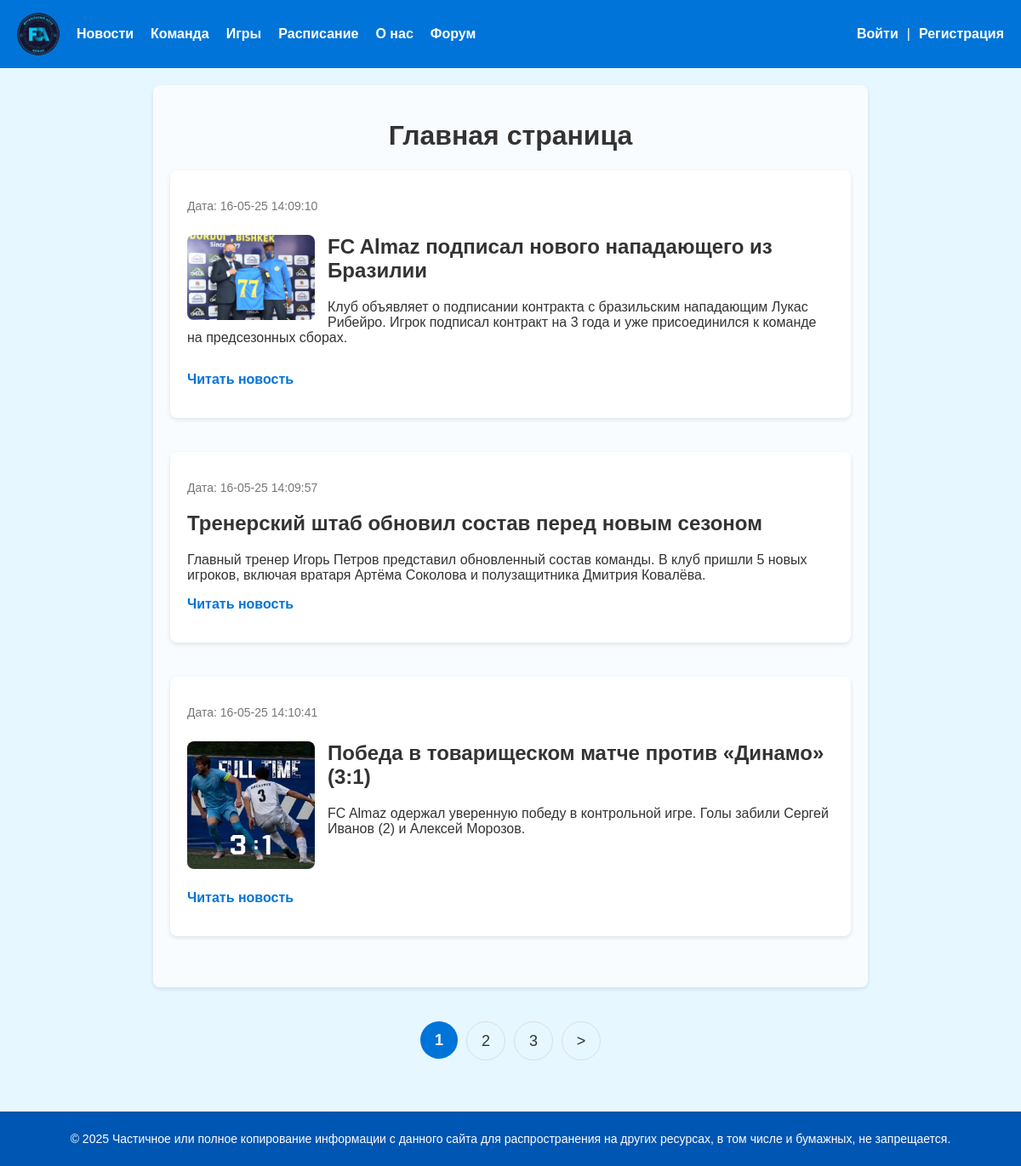
The page / on the database its author committed.
### core/models.py (models this page shows, shortened)
class News(models.Model):
    title = models.CharField(max_length=255, verbose_name="Заголовок")
    slug = models.SlugField(max_length=255, unique=True, db_index=True, verbose_name="Slug")
    photo = models.ImageField(upload_to="news_photo/%y/%m/%d", default=None, blank=True, null=True, verbose_name="Фото")
    content = models.TextField(blank=True, verbose_name="Текст новости", validators=[MinLengthValidator(5, message="Минимум 5 символов"), MaxLengthValidator(10000, message="Максимум 10000 символов")])
    time_create = models.DateTimeField(auto_now_add=True, verbose_name="Время создания")
    def get_absolute_url(self):
        return reverse('news', kwargs={'news_slug': self.slug})
    class Meta:
        verbose_name = "Новость"
        verbose_name_plural = "Новости"

### core/views.py (the view)
# urls.py: path('', views.HomePage.as_view(), name='home'),
class HomePage(DataMixin, ListView):
    template_name = 'core/home.html'
    title_page = 'Главная страница'
    context_object_name = 'news'
    def get_queryset(self):
        return News.objects.all()
    def get_context_data(self, **kwargs):
        context = super().get_context_data(**kwargs)
        return self.get_mixin_context(context)

### core/utils.py (called while the page is built)
    def get_mixin_context(self, context, **kwargs):
        context.update(kwargs)
        return context

### users/context_processors.py (called while the page is built)
def get_menu_context(request):
    return {'menu': menu}

### core/templates/core/home.html (shortened to what this page needs)
{% extends "base.html" %}
{% load static %}
{% block content %}
<ul class="list-articles">
    <h1 align="center">{{title}}</h1>
    {% for p in news %}
        <li>
            <div class="article-panel">
                <p class="last">Дата: {{ p.time_create|date:"d-m-y H:i:s" }}</p>
            </div>
            {% if p.photo %}
                <p><img class="img-article-left thumb" src="{{ p.photo.url }}" alt=""></p>
            {% endif %}
            <h2>{{ p.title }}</h2>
            {% autoescape off %}
                {{ p.content|linebreaks|truncatewords:40 }}
            {% endautoescape %}
            <p class="link-read-post"><a href="{{ p.get_absolute_url }}">Читать новость</a></p>
        </li>
    {% endfor %}
</ul>
{% endblock %}
{% block navigation %}
    {% if page_obj.has_other_pages %}
        <nav class="list-pages">
            <ul>
                {% for p in paginator.page_range %}
                    {% if page_obj.number == p %}
                        <li class="page-num page-num-selected">{{ p }}</li>
                    {% elif p >= page_obj.number|add:-2 and p <= page_obj.number|add:2 %}
                        <li class="page-num">
                            <a href="?page={{ p }}">{{ p }}</a>
                        </li>
                    {% endif %}
                {% endfor %}
                {% if page_obj.has_next %}
                    <li class="page-num">
                        <a href="?page={{ page_obj.next_page_number }}">></a>
                    </li>
                {% endif %}
            </ul>
        </nav>
    {% endif %}
{% endblock %}

### core/static/core/css/styles.css (style rules this page uses)
body { margin: 0; font-family: Arial, sans-serif; background-color: #f4f9fc; color: #333; display: flex; flex-direction: column; min-height: 100vh; }
.list-articles { list-style: none; padding: 0; }
.list-articles li { margin-bottom: 40px; padding: 20px; border-radius: 8px; background-color: #fff; box-shadow: 0 2px 5px rgba(0, 0, 0, 0.1); }
.list-articles h2 { font-size: 24px; margin-top: 0; color: #333; }
.list-articles .last { font-size: 14px; color: #777; margin-bottom: 10px; }
.list-articles a { color: #0074d9; text-decoration: none; }
.list-articles .link-read-post { margin-top: 15px; }
.list-articles .link-read-post a { font-weight: bold; }
.list-pages { text-align: center; margin: 40px 0; }
.list-pages ul { margin: 0; padding: 0; list-style: none; display: inline-flex; gap: 10px; }
.list-pages ul li { display: inline-block; margin: 0; }
.list-pages a, .list-pages .page-num-selected { display: inline-block; width: 44px; height: 44px; line-height: 44px; text-align: center; font-size: 18px; color: #333; text-decoration: none; border-radius: 50%; border: 1px solid #ddd; transition: all 0.3s ease; }
.list-pages .page-num-selected { background-color: #0074d9; color: white; border: none; font-weight: bold; }
.article-panel { display: flex; justify-content: space-between; align-items: center; margin-bottom: 10px; }
.article-panel .last { font-size: 14px; color: #777; }
.img-article-left.thumb { float: left; margin-right: 15px; margin-bottom: 10px; width: 150px; height: auto; border-radius: 8px; object-fit: cover; }
.list-articles li { position: relative; margin-bottom: 40px; padding: 20px; border-radius: 8px; background-color: #fff; box-shadow: 0 2px 5px rgba(0, 0, 0, 0.1); }
.img-article-left { float: left; margin-right: 15px; margin-bottom: 10px; width: 150px; height: auto; border-radius: 8px; object-fit: cover; }

### rows shown on the page
News: time_create "16-05-25 14:09:10", photo (picture), title "FC Almaz подписал нового нападающего из Бразилии", content "Клуб объявляет о подписании контракта с бразильским нападающим Лукас Рибейро. Игрок подписал контракт на 3 года и уже присоединился к команде на предсезонных сборах."
News: time_create "16-05-25 14:09:57", title "Тренерский штаб обновил состав перед новым сезоном", content "Главный тренер Игорь Петров представил обновленный состав команды. В клуб пришли 5 новых игроков, включая вратаря Артёма Соколова и полузащитника Дмитрия Ковалёва."
News: time_create "16-05-25 14:10:41", photo (picture), title "Победа в товарищеском матче против «Динамо» (3:1)", content "FC Almaz одержал уверенную победу в контрольной игре. Голы забили Сергей Иванов (2) и Алексей Морозов."

### other values the page prints
{{ m.title }} "Новости" "Команда" "Игры" "Расписание" "О нас" "Форум"
{{ title }} "Главная страница"
{{ p }} "1"
{{ p }} "2" "3"
